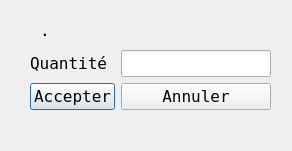
<?xml version="1.0" encoding="UTF-8"?>
<ui version="4.0">
 <class>diag</class>
 <widget class="QDialog" name="diag">
  <property name="geometry">
   <rect>
    <x>0</x>
    <y>0</y>
    <width>292</width>
    <height>151</height>
   </rect>
  </property>
  <property name="font">
   <font>
    <family>NSimSun</family>
    <pointsize>12</pointsize>
   </font>
  </property>
  <property name="windowTitle">
   <string>Specifier le quantité</string>
  </property>
  <widget class="QWidget" name="formLayoutWidget">
   <property name="geometry">
    <rect>
     <x>30</x>
     <y>50</y>
     <width>241</width>
     <height>71</height>
    </rect>
   </property>
   <layout class="QFormLayout" name="formLayout">
    <item row="0" column="1">
     <widget class="QLineEdit" name="quanta"/>
    </item>
    <item row="0" column="0">
     <widget class="QLabel" name="label">
      <property name="text">
       <string>Quantité</string>
      </property>
     </widget>
    </item>
    <item row="1" column="0">
     <widget class="QPushButton" name="accept">
      <property name="text">
       <string>Accepter</string>
      </property>
     </widget>
    </item>
    <item row="1" column="1">
     <widget class="QPushButton" name="decline">
      <property name="text">
       <string>Annuler</string>
      </property>
     </widget>
    </item>
   </layout>
  </widget>
  <widget class="QLabel" name="currentQuanta">
   <property name="geometry">
    <rect>
     <x>40</x>
     <y>20</y>
     <width>221</width>
     <height>20</height>
    </rect>
   </property>
   <property name="text">
    <string>.</string>
   </property>
  </widget>
 </widget>
 <resources/>
 <connections/>
</ui>
